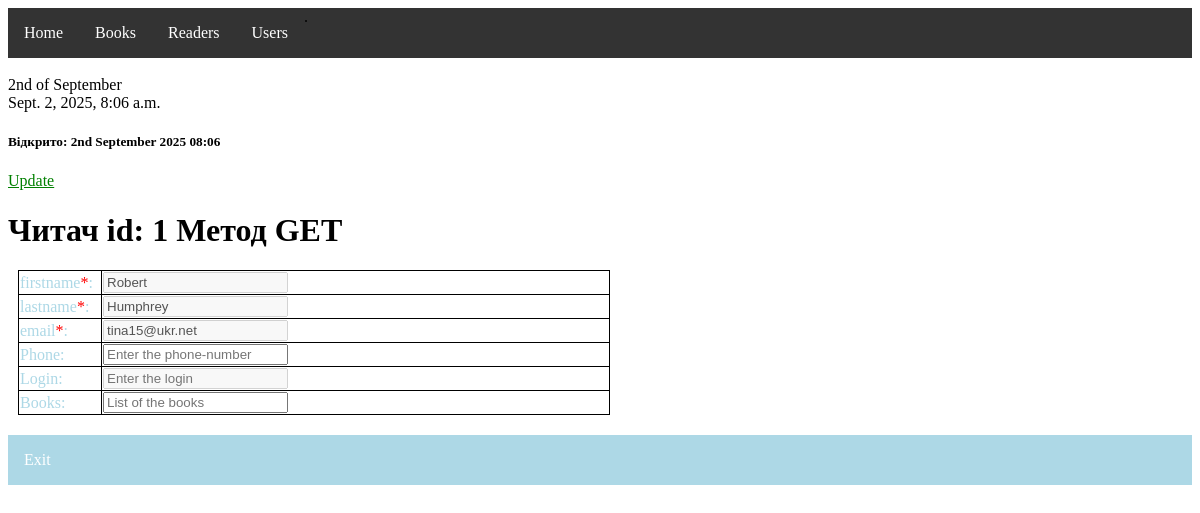
The app's page /readers/1 with its own data.
### books/models.py (models this page shows)
class Reader(models.Model):
    firstname = models.CharField(max_length=255)
    lastname = models.CharField(max_length=255)
    email = models.EmailField(null=False, unique=True, default='None')
    user_id = models.IntegerField(null=True)
    update = models.DateTimeField(null=True)

### books/views.py (the view)
# urls.py: path('readers/<int:id>', views.reader_data, name='reader_id'),
def reader_data(request, id=None):
    if request.method == 'POST':
        try:
            email = request.POST.get('email')
            reader_obj = Reader.objects.get(email=email)
            my_message = f'Читач з вказаним email {email} вже існує'
            return render(request, 'error_page.html', {'error_message': my_message})
        except Reader.DoesNotExist:
            new_reader = Reader(
                firstname=request.POST.get('firstname'),
                lastname=request.POST.get('lastname'),
                email=request.POST.get('email'),
                )
            new_reader.save()
            reader = {
                'id': new_reader.id,
                'firstname': new_reader.firstname,
                'lastname': new_reader.lastname,
                'email': new_reader.email,
            }
            context = {
                'title': f'Читач id: {new_reader.id}',
                'method_read': 'edit',
                'reader': reader,
            }
            return render(request, 'new_reader.html', context=context)
        except Reader.MultipleObjectsReturned:
            my_message = f'Знайдено декілька читачів з ID 1. Це помилка в даних.'
            return render(request, 'error_page.html', {'error_message': my_message})
    elif request.method == 'GET':
        try:
            reader_db = Reader.objects.get(id=id)
            reader = {
                'id': reader_db.id,
                'firstname': reader_db.firstname,
                'lastname': reader_db.lastname,
                'email': reader_db.email,
            }
            context = {
                'title': f'Читач id: {id} Метод {request.method}',
                'method_read': 'read',
                'reader': reader,
            }
            return render(request, 'new_reader.html', context=context)
        except Reader.DoesNotExist:
            my_message = "Читача не знайдено."
            return render(request, 'error_page.html', {'error_message': my_message})
        except Reader.MultipleObjectsReturned:
            my_message = f'Знайдено декілька читачів з ID {id}. Це помилка в даних.'
            return render(request, 'error_page.html', {'error_message': my_message})

### books/templates/new_reader.html (shortened to what this page needs)
{% extends "master.html" %}
{% block content %}
{% now "jS F Y H:i" as now_date %}
<br>
{% now "jS \o\f F" %}
<br>
{% now "DATETIME_FORMAT" %}
<br>
<h5>Відкрито: {{ now_date }}</h5>
<a href="{% url 'update_reader' reader.id %}">Update</a>
<h1>{{ title }}</h1>
{% if method_read == 'new' %}
<form action="{% url 'add_reader' %}" method="post">
    <p>Method EDIT</p>
    {% elif method_read == 'read' %}
<form action="{% url 'reader_id' reader.id %}" method="get">
    {% elif method_read == 'edit' %}
<form action="{% url 'reader_edit' reader.id %}" method="post">
    <p>Method ADD</p>
{% endif %}
    <table style="width:50%">
    {% for key, value in reader.items %}
        {% if key != 'id' %}
    <tr>
        <td style="color: lightblue; width: 80px">{{ key }}<span style="color:red">*</span>:</td>
        {% if method_read == 'read' %}
            <td><input type="text" value="{{ value }}" disabled></td>
        {% else %}
            <td><input type="text" value="{{ value }}" name="{{ key }}"></td>
        {% endif %}
    </tr>
        {% endif %}
    {% empty %}
        <p class="message-error">Дані відсутні..</p>
    {% endfor %}
    <tr>
        <td style="color: lightblue; width: 80px">Phone:</td>
        <td><input type="text" placeholder="Enter the phone-number" name="phone"></td>
    </tr>
    {% if method_read != 'new' %}
    <tr>
        <td style="color: lightblue; width: 80px">Login:</td>
        <td><input type="text" placeholder="Enter the login" disabled></td>
    </tr>
    <tr>
        <td style="color: lightblue; width: 80px">Books:</td>
        <td><input type="text" placeholder="List of the books" name="books"></td>
    </tr>
    {% endif %}
    </table>
    <ul style="margin-top: 20px; background-color: lightblue">
        <li><a href="{% url 'readers' %}">Exit</a></li>
    </ul>
</form>
{% endblock %}

### books/templates/master.html (style rules this page uses)
a { color: green; }
table, th, td { margin: 10px; border: 1px solid black; border-collapse: collapse; }
table { border-spacing: 5px; }
ul { list-style-type: none; margin: 0; padding: 0; overflow: hidden; background-color: #333; }
li { float: left; }
li a { display: block; color: white; text-align: center; padding: 16px; text-decoration: none; }

### records on screen
Reader: reader "Robert" "Humphrey" "tina15@ukr.net"

### other values on screen
{{ now_date }} "2nd September 2025 08:06"
{{ title }} "Читач id: 1 Метод GET"
{{ key }} "firstname" "lastname" "email"
